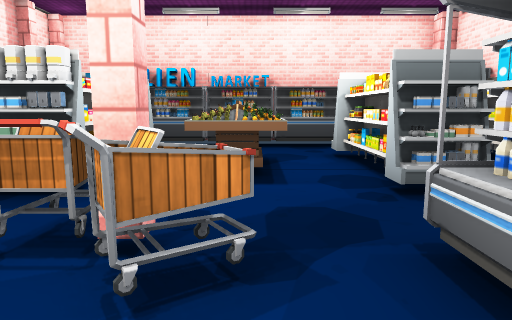
View 1 (above)

15 first-person views from a walk through a 3-D level made in the Unity game engine. The camera is 1.4 m above the floor, tilts 8° down and sees 70° across. The floor is counted in squares, 1 m on a side. Each view is taken from the middle of a square. On the plan, view 1 faces up. The plan holds only what a view shows up to about 16 squares ahead; the rest is blank. The place goes on beyond the plan. The player character is not drawn. Some surface patterns are stand-ins.

View 2
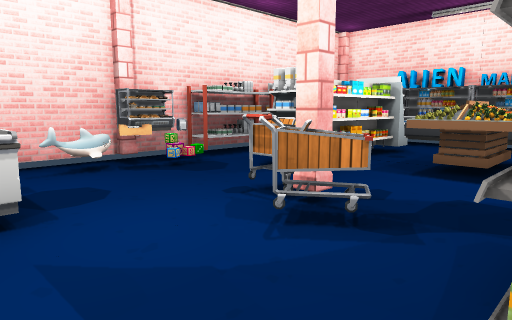

View 3
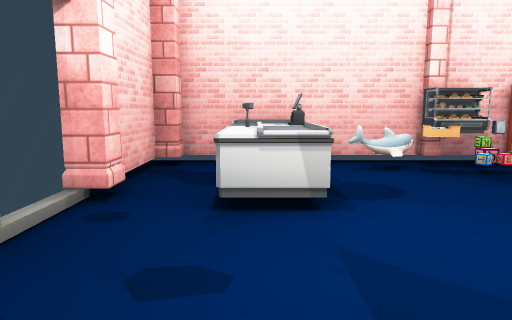

View 4
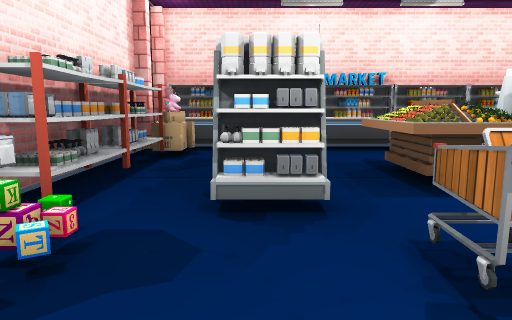

View 5
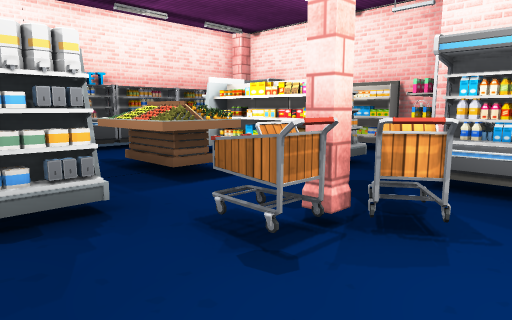

View 6
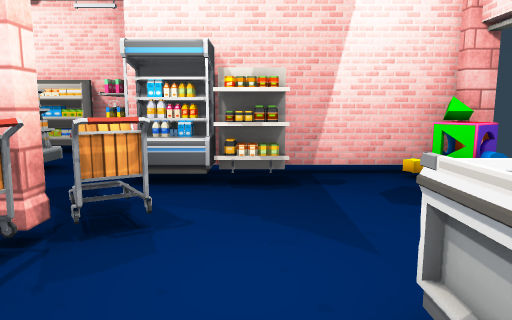

View 7
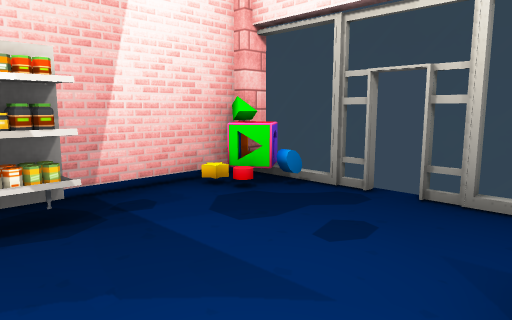

View 8
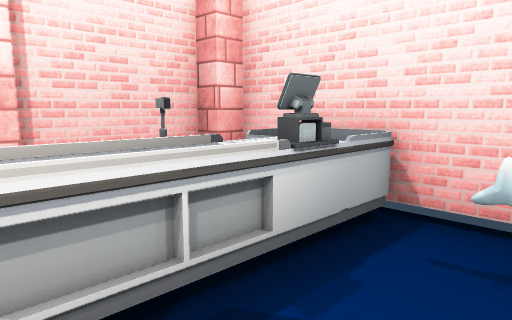

View 9
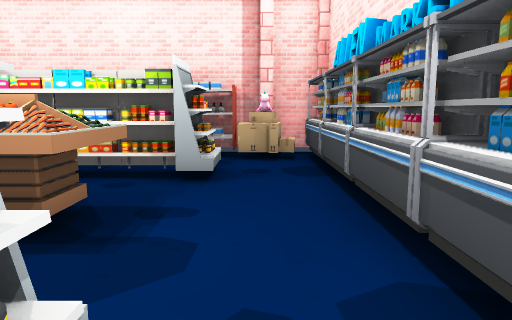

View 10
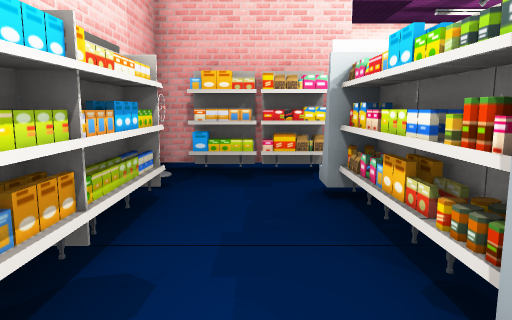

View 11
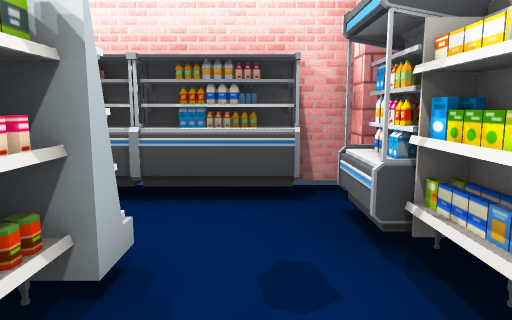

View 12
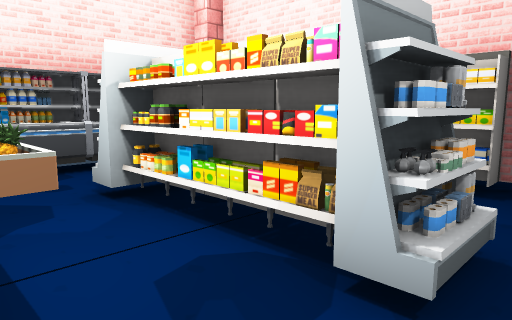

View 13
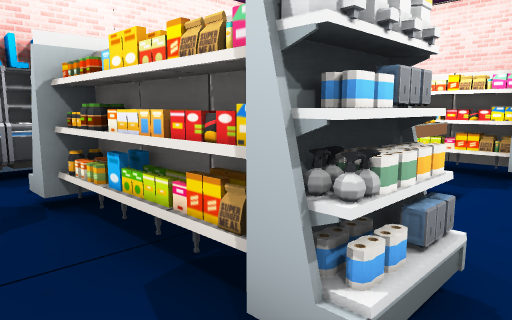

View 14
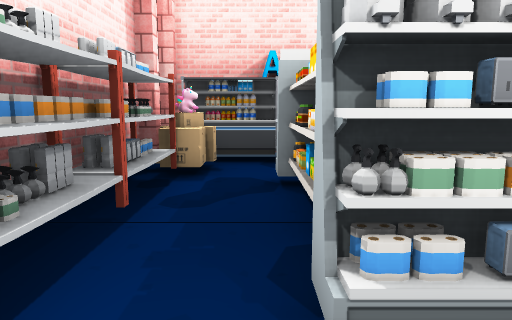

View 15
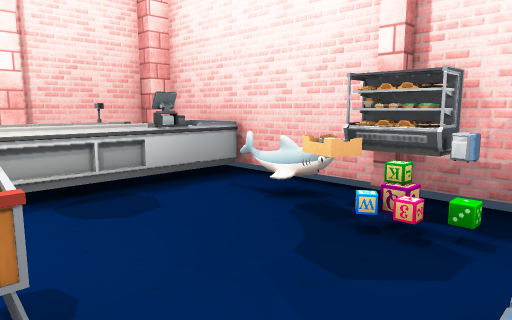

### Floor plan
Key: @ floor where view 1 was taken; # wall or solid block; x gap in a wall; . floor; = window, fence, low wall or low ledge; T thing the floor can be seen under or through; O other object.
Columns run from 8 left of view 1 to 7 right of it. Each row starts with its distance up from view 1.
 14 #OOOOO#OOOO#OO##
 13 #OO...........O#
 12 #OO...........OO
 11 #O..OO....OOO..O
 10 #O.. O.OO..OO..O
  9 #O.. O.OO..OO..#
  8 #O..OO.OO.. O..O
  7 #O..OO.OO..OO..O
  6 #O..OO....OOO..#
  5 #O.............O
  4 #OO...OO...# O #
  3 #OO...OOO.O#
  2 #O.....O..O#
  1 ##........
  0 #OOOOO..@..T.
 -1 #OOOOO.....T.
 -2 #..........T.
 -3 #O..O....OOO.
 -4 #####==xx#=#

Where each view was taken, in squares from view 1:
view 1: 0 up, 0 right, facing up
view 2: 1 down, 2 right, facing up-left
view 3: 1 down, 2 right, facing left
view 4: 1 up, 4 left, facing up
view 5: 1 up, 5 left, facing up-right
view 6: 1 up, 5 left, facing right
view 7: 2 up, 3 left, facing down-right
view 8: 2 up, 3 left, facing down-left
view 9: 12 up, 4 right, facing left
view 10: 12 up, 5 right, facing down
view 11: 8 up, 5 right, facing up
view 12: 5 up, 0 right, facing up-right
view 13: 5 up, 6 left, facing up-right
view 14: 4 up, 5 left, facing up
view 15: 6 up, 2 left, facing down-left
